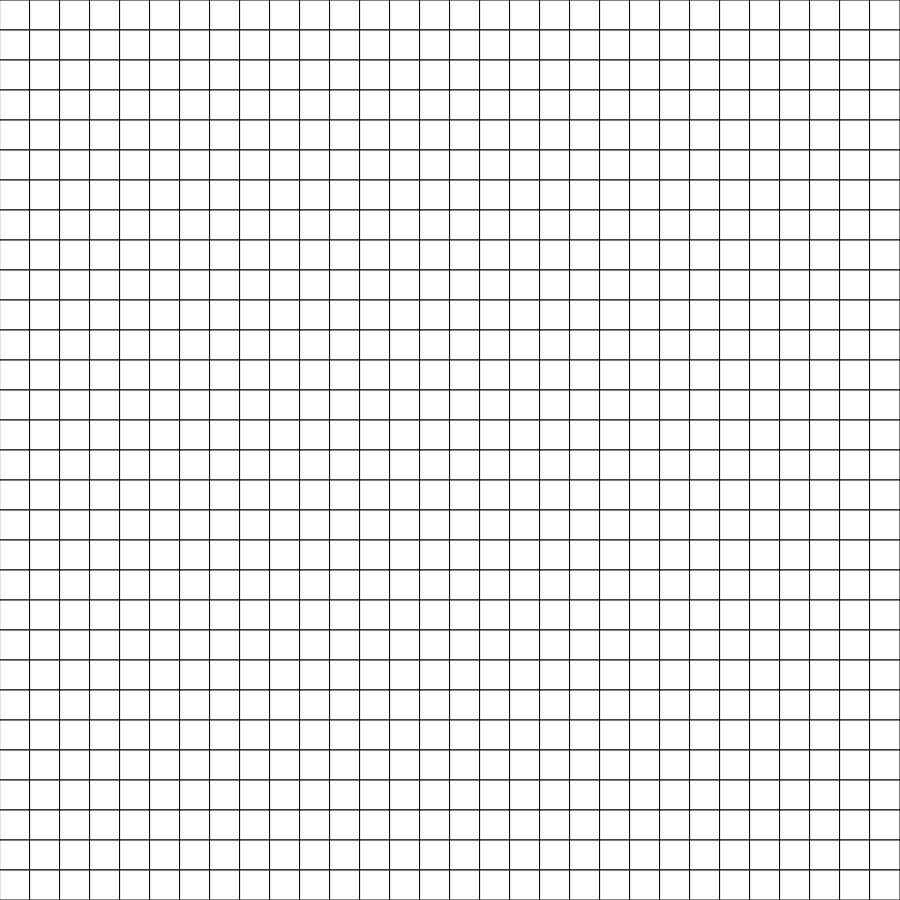
Frame 1 (no input)
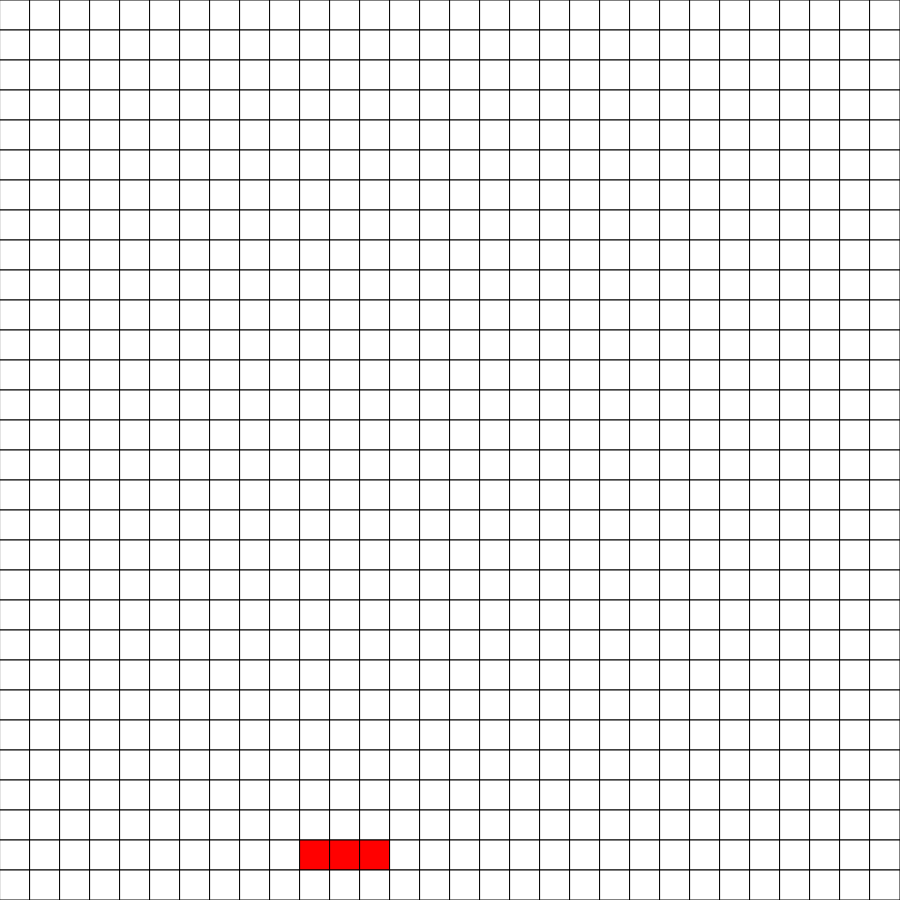
Frame 60 (no input)
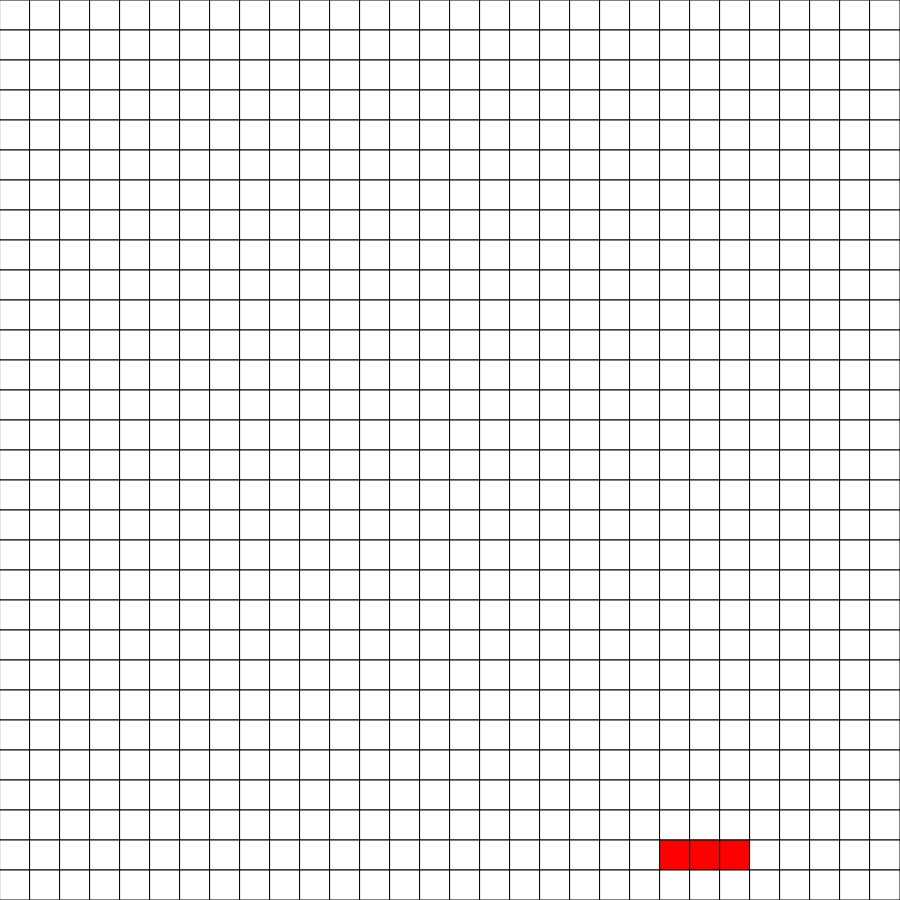
Frame 120 (the mouse pressed at the canvas centre since frame 60)

The p5.js sketch that drew these frames (run headless with seeded random() and noise() and a simulated clock; from frame 60 on, the mouse is pressed at the canvas centre):

// p5.js sketch
// ── sketch.js
// Grid Based Game

let grid, block;
let gridDimensions = 30;
let cellWidth, cellHeight;
let layer = 0;
let dx = 1;

function setup() {
  if (windowWidth < windowHeight) {
    createCanvas(windowWidth*0.9, windowWidth*0.9);
  }
  else {
    createCanvas(windowHeight*0.9, windowHeight*0.9);
  }
  grid = createEmpty2DArray(gridDimensions, gridDimensions);
  
  cellWidth = width/gridDimensions;
  cellHeight = height/gridDimensions;

  block = {
    x: 0,
    y: gridDimensions-2,
    speed: 5, //the lower the number, the faster
  };
}

function draw() {
  background(220);
  displayGrid();

  if (frameCount % block.speed === 0) {
    moveBlocks(block.x + dx, block.y - layer); 
    //problem: when block.y is set to newY, it keeps adding the layers to the new block., creating a loop of the blocks floating up
  }
}

function keyPressed() {
  if (key === "k") {
    // placeBlocks();
    layer++;
  }
}

// function mousePressed() {
//   let cellWidth = width/gridDimensions;
//   let cellHeight = height/gridDimensions;

//   let cellX = Math.floor(mouseX/cellWidth);
//   let cellY = Math.floor(mouseY/cellHeight);

//   if (grid[cellY][cellX] === 1) {
//     grid[cellY][cellX] = 0;
//   }
//   else if (grid[cellY][cellX] === 0) {
//     grid[cellY][cellX] = 1;
//   }
// }

function moveBlocks(newX, newY) {
  if (newX-1 >= 0 && newX+1 < gridDimensions) {
    //set previous location to empty
    grid[block.y][block.x-1] = 0; //back block
    grid[block.y][block.x] = 0; //middle block
    grid[block.y][block.x+1] = 0; //front block

    block.x = newX;
    block.y = newY;

    //fill in new location spot
    grid[block.y][block.x-1] = 9; //back block
    grid[block.y][block.x] = 9; //middle block
    grid[block.y][block.x+1] = 9; //front block
  }
  else {
    dx = -dx;
  }
}

function placeBlocks() {
  grid[block.y][block.x-1] = 1; //back block
  grid[block.y][block.x] = 1; //middle block
  grid[block.y][block.x+1] = 1; //front block
}

function displayGrid() {
  for (let y=0; y<gridDimensions; y++) {
    for (let x=0; x<gridDimensions; x++) {
      if (grid[y][x] === 0) {
        fill("white");
      }
      else if (grid[y][x] === 1) {
        fill("black");
      }
      else if (grid[y][x] === 9) {
        fill("red");
      }
      rect(x*cellWidth, y*cellHeight, cellWidth, cellHeight);
    }
  }
}

function createEmpty2DArray(rows, cols) {
  let grid = [];
  for (let y=0; y<rows; y++) {
    grid.push([]);
    for (let x=0; x<cols; x++) {
      grid[y].push(0);
    }
  }
  return grid;
}
